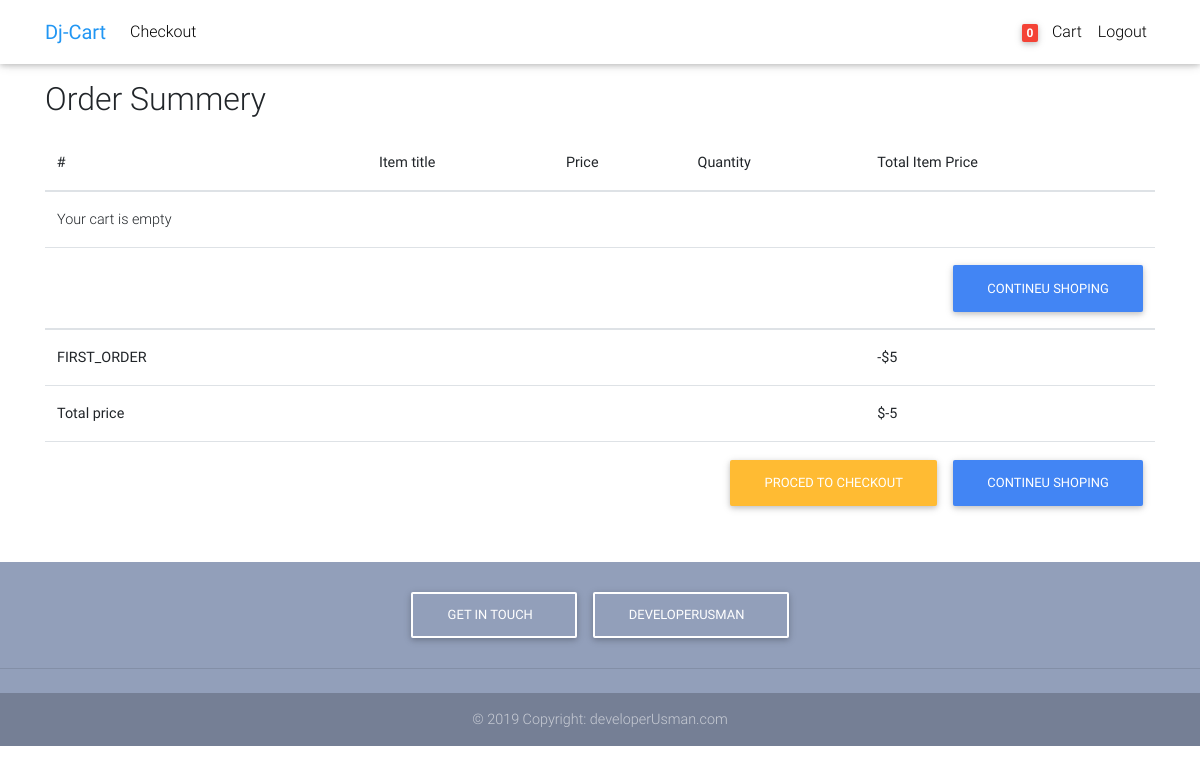
Screenshot of /order-summery/ (signed in) with the database file from the repository.
### cart/models.py (models this page shows, shortened)
class Order(models.Model):
    user = models.ForeignKey(settings.AUTH_USER_MODEL , on_delete = models.CASCADE)
    orderd= models.BooleanField(default=False)
    ref_code = models.CharField(max_length=50)
    items = models.ManyToManyField(OrderItem )
    start_date = models.DateTimeField(auto_now_add=True)
    orderd_date = models.DateTimeField()
    billing_address = models.ForeignKey('BilligAddress' , on_delete = models.SET_NULL , blank = True , null = True)
    payment = models.ForeignKey('Payment' , on_delete = models.SET_NULL , blank = True , null = True)
    coupon = models.ForeignKey( 'Coupon' , on_delete = models.SET_NULL , blank = True , null = True)
    being_delivered= models.BooleanField(default=False)
    received= models.BooleanField(default=False)
    refund_requested= models.BooleanField(default=False)
    refund_granted= models.BooleanField(default=False)
    '''
    1  Item added to cart
    2 Adding billing  address
    3. (Faild charge) Payment
    ( Preprocessing , packaging , processing , etc)

    4. being delivered
    5. Recived
    6. refunds

    '''
    def get_total(self):
        total = 0
        for order_item in self.items.all():
            total += order_item.get_final_price()
        if self.coupon:
            total  -= self.coupon.amount
        return total

class Coupon(models.Model):
    code = models.CharField( max_length=22 )
    amount= models.IntegerField(default=0)
    def __str__(self):
        return self.code

### cart/views.py (the view)
# urls.py: path('order-summery/' ,OrderSummery.as_view() , name='order-summery' ),
class OrderSummery( LoginRequiredMixin, View):
    def get(self , *args , **kwargs):
        try:
            order = Order.objects.get(user = self.request.user , orderd = False)
            context={
                'object':order
            }
            return render( self.request , "order-summery.html" , context)
        except  ObjectDoesNotExist:
            messages.warning(self.request , "you dont hav an active ordr")
        return render( self.request , "order-summery.html"  )

### cart/templatetags/cart_template.py (called while the page is built)
@register.filter
def cart_item_count(user ):
    if user.is_authenticated:
        qs = Order.objects.filter(user =user , orderd =False)
        if qs:
            return qs[0].items.count()
    return 0

### templates/order-summery.html
{% extends 'layout/base.html'   %}
{%  block content   %}
<main>
    <div class="container mt-3 pt-3">
    <div class="table-responsive text-nowrap mt-3 pt-3">
        <table class="table mt-3 pt-3">
            <h2>Order Summery</h2>
            <thead>
                <tr>
                    <th scope="col"  >#</th>
                    <th scope="col"  >Item title</th>
                    <th scope="col"  >Price</th>
                    <th scope="col"  >Quantity</th>
                    <th scope="col"  >Total Item Price</th>
                </tr>
            </thead>
            <tbody>
                {%  for order_item in object.items.all   %}
                <tr>
                    <th scope="row">{{  forloop.counter  }}</th>
                    <td>{{order_item.item.title}} round()</td>
                    <td>${{order_item.item.price}}</td>
                    <td>
                    <a href="{%  url 'remove-item-from-cart' order_item.item.slug  %}">
                        <i class="mr-3">-</i>
                    </a>
                        {{order_item.quantity}}
                        <a href="{%  url 'add_to_cart' order_item.item.slug   %}">
                            <i class="ml-3 ">+</i>
                        </a>
                    </td>
                    <td>${{order_item.total_price}}
                        <a href="{%  url 'remove_from_cart' order_item.item.slug   %}">
                            <i class="float-right">:():</i>
                        </a>
                    </td>
                </tr>
            {% empty   %}
            <tr>
                <td>Your cart is empty</td>
            </tr>
                    <tr>
                        <td colspan="5">
                            <a class="btn btn-primary float-right ml-3"   href="/">Contineu Shoping</a>
                        </td>
                    </tr>
                {%  endfor   %}
            </tbody>
            {%   if object.coupon  %}
            <tr>
                <td colspan="4"> <b> {{object.coupon}}</b> </td>
                <td > <b> -${{object.coupon.amount}}  </b> </td>
            </tr>
            {%   endif   %}
            {% if object.get_total  %}
                    <tr>
                        <td colspan="4"> <b> Total price </b> </td>
                        <td > <b> ${{object.get_total}}  </b> </td>
                    </tr>
                    <tr>
                        <td colspan="5">
                            <a class="btn btn-primary float-right ml-3"   href="/">Contineu Shoping</a>
                            <a class="btn btn-warning float-right"   href="/checkout">Proced to checkout</a>
                        </td>
                    </tr>
            {%endif   %}
        </table>
    </div>
    </div>
</main>
{%  endblock content   %}

### templates/layout/header.html (shortened to what this page needs)
{%  load cart_template  %}
  <nav class="navbar fixed-top navbar-expand-lg navbar-light white scrolling-navbar">
    <div class="container">
      <a class="navbar-brand waves-effect" href="{%  url 'home'  %}" >
        <strong class="blue-text">Dj-Cart</strong>
      </a>
      <div class="collapse navbar-collapse" id="navbarSupportedContent">
        <ul class="navbar-nav mr-auto">
          <li class="nav-item">
            <a class="nav-link waves-effect" href="{% url 'checkout-view'   %}" >Checkout</a>
          </li>
        </ul>
        <ul class="navbar-nav nav-flex-icons">
          {% if request.user.is_authenticated  %}
            <li class="nav-item">
              <a class="nav-link waves-effect" href="{%   url 'order-summery' %}">
                <span class="badge red z-depth-1 mr-1">{{request.user | cart_item_count }}</span>
                <i class="fas fa-shopping-cart"></i>
                <span class="clearfix d-none d-sm-inline-block"> Cart </span>
              </a>
            </li>
          <li class="nav-item">
            <a class="nav-link waves-effect" href="{% url 'account_logout'  %}"  >Logout</a>
          </li>
          {%  endif  %}
        </ul>
      </div>
    </div>
  </nav>

### templates/layout/head.html (style rules this page uses)
html, body, header, .carousel { height: 60vh; }

### rows the page displays
Order: coupon "FIRST_ORDER", coupon.amount "5", get_total "-5"

### other values shown
{{ request.user | cart_item_count }} "0"
